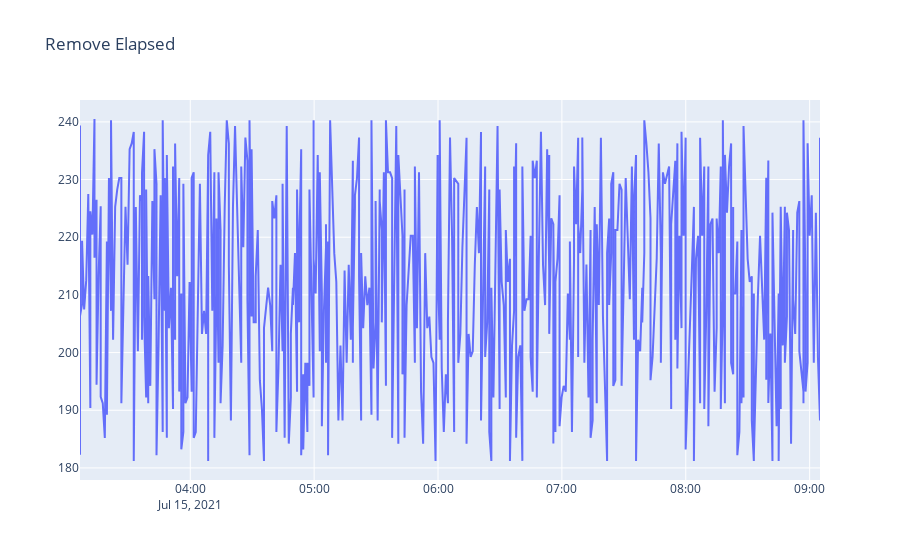

Notebook code cell kept with this figure:
### Markdown cell above
# Latest 6 Hours Transactions Remove Elapsed

### Code cell
remove_lapsed=transactions_analyzer.remove_lapsed()
fig = go.Figure(go.Scatter(
    x = remove_lapsed['time'],
    y = remove_lapsed['Remove Elapsed'],
))

fig.update_layout(
    title = 'Remove Elapsed',
#     xaxis_tickformat = '%d %B (%a)<br>%Y'
)

fig.show()

### Figure 1 — Plotly figure (JSON) as saved in the notebook; plotly's stock layout.template omitted (floating-point values rounded to 4 significant figures; data arrays with more than 128 entries replaced by an {"elided": "..."} marker saying what was removed)
{"data": [{"type": "scatter", "x": {"elided": "536 str values"}, "y": {"elided": "536 float values"}}], "layout": {"title": {"text": "Remove Elapsed"}}}
